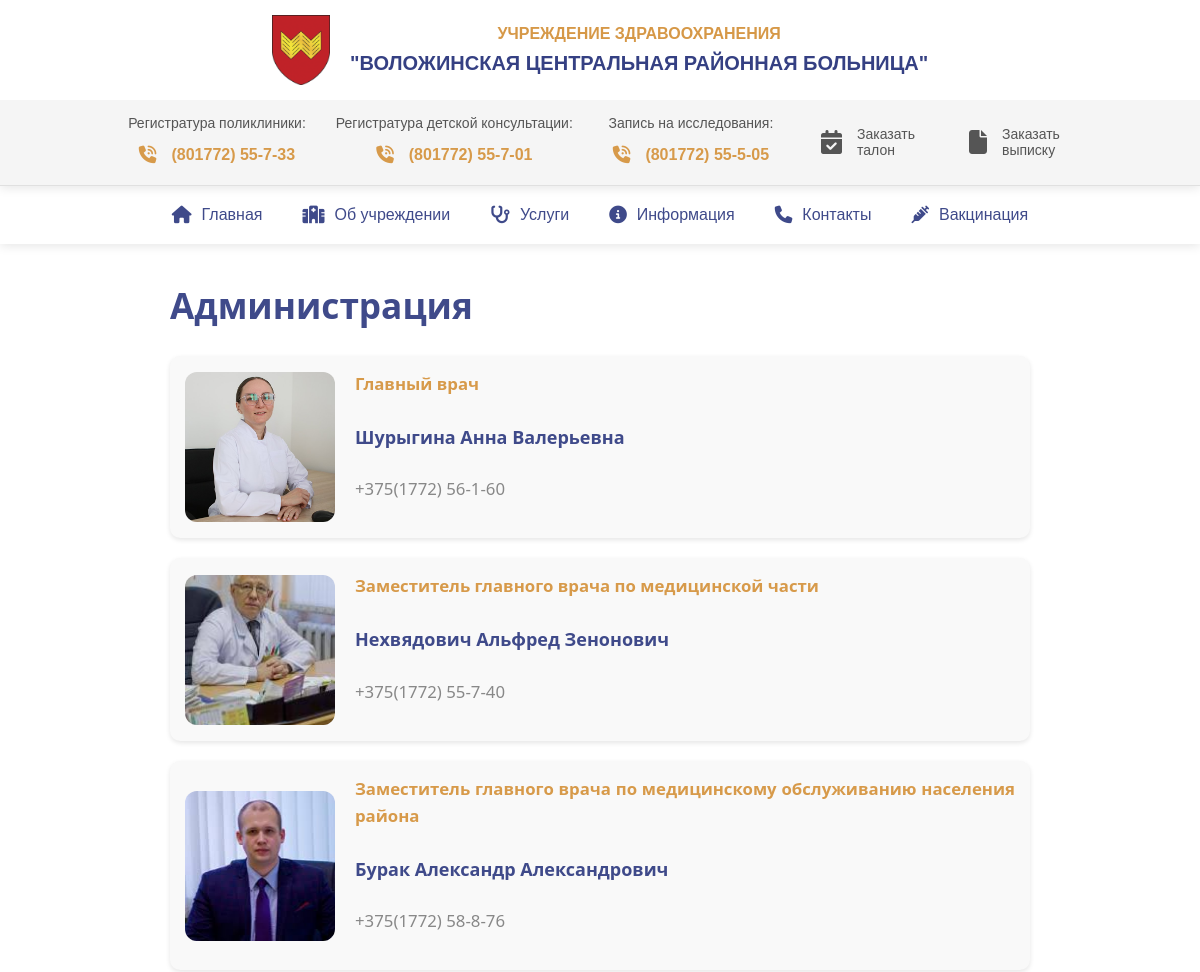
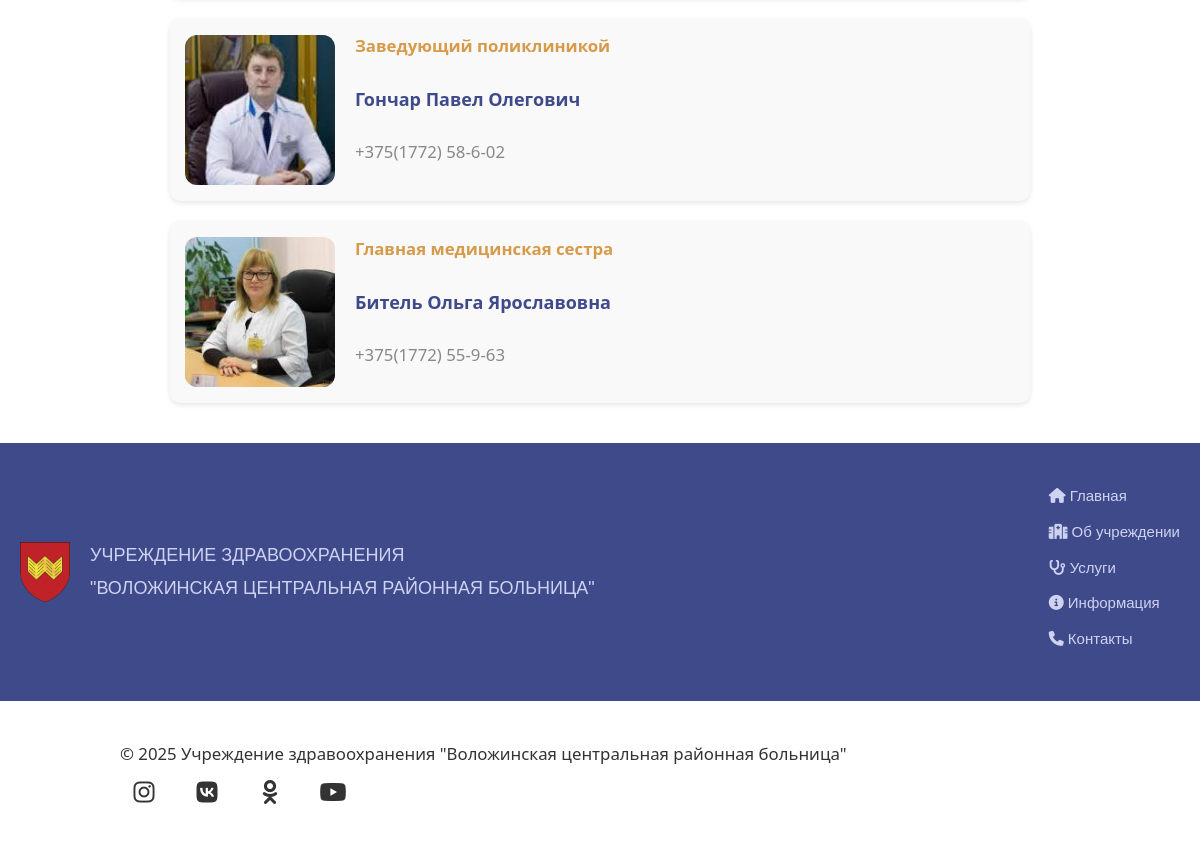
Page /staff/administration/ on the committed database (2 pictures, top to bottom).
### staff/models.py (models this page shows, shortened)
class Specialist(models.Model):
    CATEGORY_CHOICES = [
        ('admin', 'Администрация'),
        ('general', 'Общий специалист'),
    ]
    name = models.CharField(max_length=255)
    position = models.CharField(max_length=255)
    photo = models.ImageField(upload_to='staff_photos/', blank=True, null=True)
    bio = models.TextField(blank=True)
    is_active = models.BooleanField(default=True)
    phone = models.CharField(max_length=30, blank=True)
    category = models.CharField(
        max_length=20, choices=CATEGORY_CHOICES, default='general')
    order = models.PositiveIntegerField(default=0)
    class Meta:
        ordering = ['order']
        verbose_name = 'Специалиста'
        verbose_name_plural = 'Специалисты'

### staff/views.py (the view)
# urls.py: path('administration/', administration_view, name='administration_list'),
def administration_view(request):
    admins = Specialist.objects.filter(
        category='admin', is_active=True).order_by('order')
    return render(request, 'staff/administration.html', {'specialists': admins})

### staff/templates/staff/administration.html (shortened to what this page needs)
{% extends 'main/layout.html' %}
{% load static %}
{% block content %}
<link rel="stylesheet" href="{% static 'main/css/specialists.css' %}">
<link rel="stylesheet" href="{% static 'main/css/about.css' %}">
<div class="about-container">
  <h1>Администрация</h1>
  {% if specialists %}
    <div class="specialist-list">
      {% for specialist in specialists %}
        <div class="specialist-card">
          {% if specialist.photo %}
            <div class="specialist-photo">
              <img src="{{ specialist.photo.url }}" alt="{{ specialist.name }}">
            </div>
          {% endif %}
          <div class="specialist-info">
            <p class="specialist-position">{{ specialist.position }}</p>
            <p class="specialist-name"><strong>{{ specialist.name }}</strong></p>
            <p class="specialist-phone">{{ specialist.phone }}</p>
          </div>
        </div>
      {% endfor %}
    </div>
  {% else %}
    <p>У вас нет специалистов!</p>
  {% endif %}
</div>
{% endblock %}

### main/static/main/css/layout.css (style rules this page uses)
body { margin: 0; padding: 0; font-family: 'Arial', sans-serif; color: #333; line-height: 1.6; }

### main/static/main/css/specialists.css (style rules this page uses)
.specialist-list { display: flex; flex-direction: column; gap: 20px; }
.specialist-card { display: flex; align-items: center; background-color: #f9f9f9; padding: 15px; border-radius: 10px; box-shadow: 0 2px 5px rgba(0, 0, 0, 0.1); }
.specialist-photo img { width: 150px; height: 150px; object-fit: cover; border-radius: 12px; margin-right: 20px; }
.specialist-info { display: flex; flex-direction: column; gap: 5px; }
.specialist-position { font-weight: bold; color: #D79A4A; }
.specialist-name { font-size: 18px; }
.specialist-phone { color: #888; }

### main/static/main/css/about.css (style rules this page uses)
.about-container { max-width: 900px; margin: 0 auto; padding: 40px 20px; font-family: "Segoe UI", Tahoma, Geneva, Verdana, sans-serif; font-size: 1.05rem; line-height: 1.6; color: #333; background-color: #fff; text-align: justify; }
.about-container::after { content: ""; display: table; clear: both; }
.about-container strong { color: #3F4A8A; }
.about-container h1 { font-size: 2.2rem; font-weight: bold; margin-bottom: 30px; text-align: left; color: #3F4A8A; }
.about-container p { margin-bottom: 20px; }

### rows in the picture
Specialist: photo (picture), position "Главный врач", name "Шурыгина Анна Валерьевна", phone "+375(1772) 56-1-60"
Specialist: photo (picture), position "Заместитель главного врача по медицинской части", name "Нехвядович Альфред Зенонович", phone "+375(1772) 55-7-40"
Specialist: photo (picture), position "Заместитель главного врача по медицинскому обслуживанию населения района", name "Бурак Александр Александрович", phone "+375(1772) 58-8-76"
Specialist: photo (picture), position "Заведующий поликлиникой", name "Гончар Павел Олегович", phone "+375(1772) 58-6-02"
Specialist: photo (picture), position "Главная медицинская сестра", name "Битель Ольга Ярославовна", phone "+375(1772) 55-9-63"
